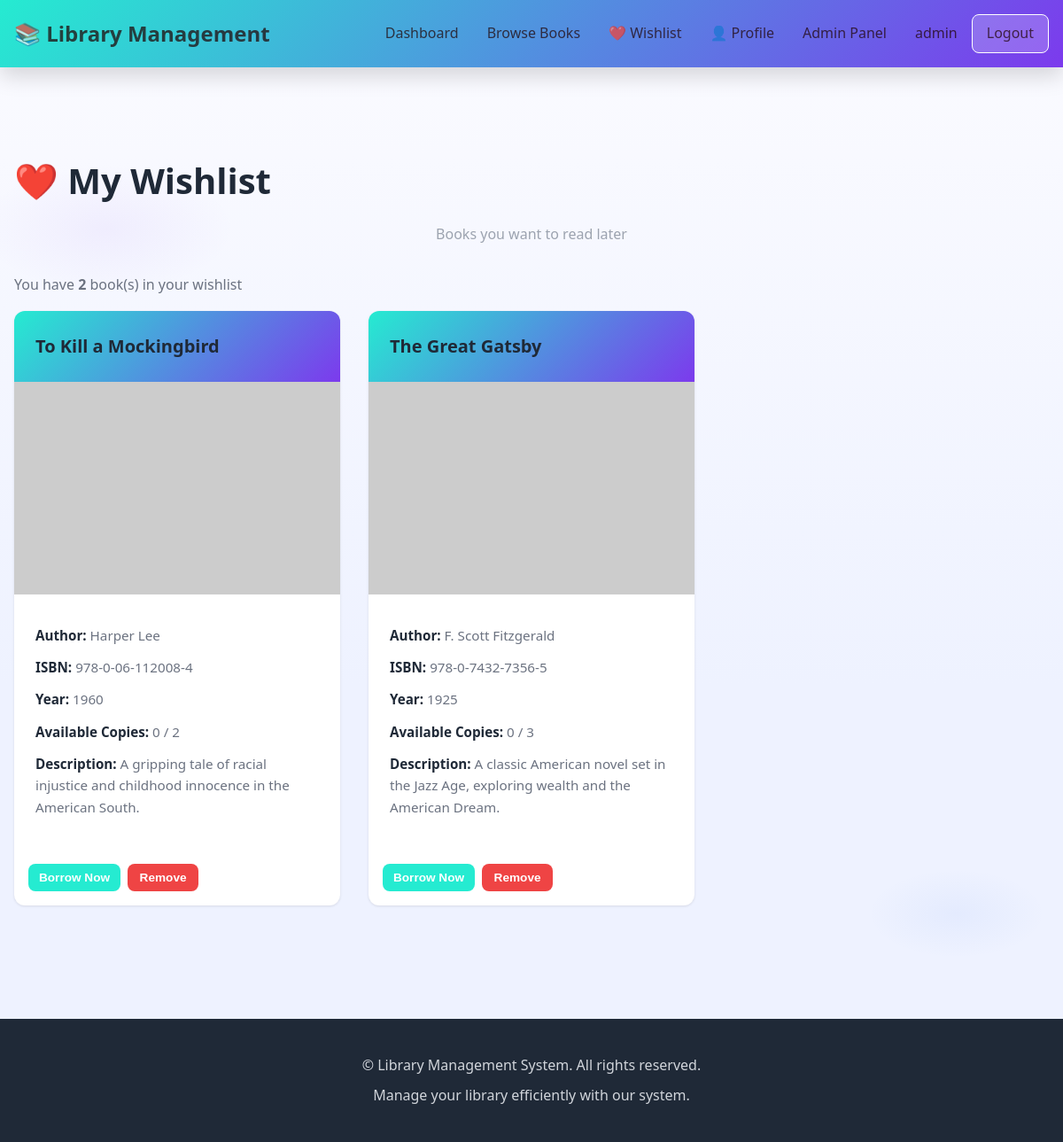
The page /wishlist (signed in) on the database its author committed.
### models.py (models this page shows, shortened)
class User(db.Model):
    __tablename__ = 'users'
    id = db.Column(db.Integer, primary_key=True)
    username = db.Column(db.String(80), unique=True, nullable=False, index=True)
    email = db.Column(db.String(120), unique=True, nullable=False, index=True)
    password = db.Column(db.String(255), nullable=False)
    is_admin = db.Column(db.Boolean, default=False)
    created_at = db.Column(db.DateTime, default=datetime.now)
    updated_at = db.Column(db.DateTime, default=datetime.now, onupdate=datetime.now)
    borrowings = db.relationship('Borrowing', backref='user', lazy=True, cascade='all, delete-orphan')

class Wishlist(db.Model):
    __tablename__ = 'wishlists'
    id = db.Column(db.Integer, primary_key=True)
    user_id = db.Column(db.Integer, db.ForeignKey('users.id'), nullable=False, index=True)
    book_id = db.Column(db.Integer, db.ForeignKey('books.id'), nullable=False, index=True)
    added_at = db.Column(db.DateTime, default=datetime.now)
    user = db.relationship('User', backref='wishlist')
    book = db.relationship('Book', backref='wishlisted_by')
    __table_args__ = (db.UniqueConstraint('user_id', 'book_id', name='_user_book_uc'),)

class Book(db.Model):
    __tablename__ = 'books'
    id = db.Column(db.Integer, primary_key=True)
    title = db.Column(db.String(200), nullable=False, index=True)
    author = db.Column(db.String(120), nullable=False, index=True)
    isbn = db.Column(db.String(13), unique=True, nullable=False, index=True)
    publication_year = db.Column(db.Integer, nullable=False)
    quantity = db.Column(db.Integer, default=1)
    available = db.Column(db.Boolean, default=True)
    description = db.Column(db.Text, nullable=True)
    image_url = db.Column(db.String(512), nullable=True)
    created_at = db.Column(db.DateTime, default=datetime.now)
    updated_at = db.Column(db.DateTime, default=datetime.now, onupdate=datetime.now)
    borrowings = db.relationship('Borrowing', backref='book', lazy=True, cascade='all, delete-orphan')
    def get_available_count(self):
        borrowed_count = len([b for b in self.borrowings if b.return_date is None])
        return self.quantity - borrowed_count

class Borrowing(db.Model):
    __tablename__ = 'borrowings'
    id = db.Column(db.Integer, primary_key=True)
    user_id = db.Column(db.Integer, db.ForeignKey('users.id'), nullable=False, index=True)
    book_id = db.Column(db.Integer, db.ForeignKey('books.id'), nullable=False, index=True)
    borrow_date = db.Column(db.DateTime, default=datetime.now, nullable=False)
    due_date = db.Column(db.DateTime, nullable=False)
    return_date = db.Column(db.DateTime, nullable=True)

### app.py (the view)
@app.route('/wishlist')
def wishlist():
    if 'user_id' not in session:
        flash('Please log in first.', 'error')
        return redirect(url_for('login'))
    user = User.query.get(session['user_id'])
    wishlist_items = Wishlist.query.filter_by(user_id=user.id).all()
    return render_template('wishlist.html', wishlist_items=wishlist_items)

### app.py (called while the page is built)
@app.context_processor
def inject_user():
    user = None
    if 'user_id' in session:
        user = User.query.get(session['user_id'])
    return dict(current_user=user)

### templates/wishlist.html (shortened to what this page needs)
{% extends "base.html" %}
{% block content %}
<div class="container">
    <div class="wishlist-header">
        <h1>❤️ My Wishlist</h1>
        <p class="subtitle">Books you want to read later</p>
    </div>
    {% if wishlist_items %}
        <div class="wishlist-count">
            <p>You have <strong>{{ wishlist_items|length }}</strong> book(s) in your wishlist</p>
        </div>
        <div class="wishlist-grid">
            {% for item in wishlist_items %}
            <div class="wishlist-card">
                <div class="book-header">
                    <h3>{{ item.book.title }}</h3>
                </div>
                <div class="wishlist-media">
                    <img class="wishlist-cover" src="{{ item.book.image_url or 'https://via.placeholder.com/160x240?text=No+Cover' }}" alt="{{ item.book.title }} cover" onerror="this.src='https://via.placeholder.com/160x240?text=No+Cover'">
                </div>
                <div class="book-details">
                    <p><strong>Author:</strong> {{ item.book.author }}</p>
                    <p><strong>ISBN:</strong> {{ item.book.isbn }}</p>
                    <p><strong>Year:</strong> {{ item.book.publication_year }}</p>
                    <p><strong>Available Copies:</strong> {{ item.book.get_available_count() }} / {{ item.book.quantity }}</p>
                    {% if item.book.description %}
                    <p><strong>Description:</strong> {{ item.book.description[:200] }}{% if item.book.description|length > 200 %}...{% endif %}</p>
                    {% endif %}
                </div>
                <div class="wishlist-actions">
                    {% if item.book.available %}
                    <form method="POST" action="{{ url_for('borrow_book', book_id=item.book.id) }}" style="display:inline;">
                        <button type="submit" class="btn btn-primary btn-small">Borrow Now</button>
                    </form>
                    {% else %}
                    <button type="button" class="btn btn-disabled btn-small" disabled>Not Available</button>
                    {% endif %}
                    <form method="POST" action="{{ url_for('remove_from_wishlist', wishlist_id=item.id) }}" style="display:inline;">
                        <button type="submit" class="btn btn-danger btn-small" title="Remove from wishlist">Remove</button>
                    </form>
                </div>
            </div>
            {% endfor %}
        </div>
    {% else %}
        <div class="empty-state">
            <h2>Your wishlist is empty</h2>
            <p>Add books from the library to save them for later.</p>
            <a href="{{ url_for('books') }}" class="btn btn-primary">Browse Books</a>
        </div>
    {% endif %}
</div>
{% endblock %}

### templates/base.html (shortened to what this page needs)
<!DOCTYPE html>
<html lang="en">
<head>
    <link rel="stylesheet" href="{{ url_for('static', filename='css/style.css') }}">
</head>
<body>
    {% if session.get('user_id') %}
    <nav class="navbar">
        <div class="nav-container">
            <div class="nav-brand">
                <a href="{{ url_for('dashboard') }}">📚 Library Management</a>
            </div>
            <ul class="nav-menu">
                <li><a href="{{ url_for('dashboard') }}">Dashboard</a></li>
                <li><a href="{{ url_for('books') }}">Browse Books</a></li>
                <li><a href="{{ url_for('wishlist') }}" title="View your wishlist">❤️ Wishlist</a></li>
                <li><a href="{{ url_for('profile') }}" title="View your profile">👤 Profile</a></li>
                {% if current_user is defined and current_user.is_admin %}
                <li><a href="{{ url_for('admin_books') }}">Admin Panel</a></li>
                {% endif %}
                <li class="nav-right">
                    <span>{{ session.get('username') }}</span>
                    <a href="{{ url_for('logout') }}" class="btn-logout">Logout</a>
                </li>
            </ul>
        </div>
    </nav>
    {% endif %}
    <div class="container">
    </div>
    <main class="main-content">
        {% block content %}{% endblock %}
    </main>
    <footer class="footer">
        <div class="footer-content">
            <p>&copy; Library Management System. All rights reserved.</p>
            <p>Manage your library efficiently with our system.</p>
        </div>
    </footer>
</body>
</html>

### static/css/style.css (style rules this page uses)
:root { --primary-color: #25ebd1; --secondary-color: #7c3aed; --success-color: #10b981; --warning-color: #f59e0b; --danger-color: #ef4444; --info-color: #06b6d4; --dark-color: #1f2937; --light-color: #BBDB9B; --border-color: #e5e7eb; --shadow: 0 1px 3px rgba(0,0,0,0.1); --shadow-lg: 0 10px 25px rgba(0,0,0,0.15); --transition: all 0.3s ease; }
* { margin: 0; padding: 0; box-sizing: border-box; }
html, body { height: 100%; }
body { font-family: 'Segoe UI', Tahoma, Geneva, Verdana, sans-serif; background: radial-gradient(1200px 600px at 10% 20%, rgba(124,58,237,0.06), transparent 12%), radial-gradient(1000px 500px at 90% 80%, rgba(37,99,235,0.05), transparent 10%), linear-gradient(180deg, #fbfbff 0%, #eef2ff 60%); color: var(--dark-color); line-height: 1.6; -webkit-font-smoothing:antialiased; -moz-osx-font-smoothing:grayscale; }
h1, h2, h3, h4, h5, h6 { color: var(--dark-color); font-weight: 700; margin-bottom: 1rem; }
h1 { font-size: 2.5rem; }
h3 { font-size: 1.5rem; }
p { margin-bottom: 1rem; color: #6b7280; }
a { color: var(--primary-color); text-decoration: none; transition: var(--transition); }
.container { max-width: 1200px; margin: 0 auto; padding: 2rem 1rem; }
.navbar { background: linear-gradient(135deg, rgba(37,99,235,0.92), rgba(124,58,237,0.9)); backdrop-filter: blur(4px); }
.navbar { background: linear-gradient(135deg, var(--primary-color), var(--secondary-color)); color: rgba(31, 3, 3, 0.712); padding: 1rem 0; box-shadow: var(--shadow-lg); position: sticky; top: 0; z-index: 100; }
.nav-container { max-width: 1200px; margin: 0 auto; padding: 0 1rem; display: flex; justify-content: space-between; align-items: center; }
.nav-brand a { font-size: 1.5rem; font-weight: 700; color: rgba(31, 3, 3, 0.712); }
.nav-menu { list-style: none; display: flex; align-items: center; gap: 2rem; flex-wrap: wrap; }
.nav-menu a { color: rgba(31, 3, 3, 0.712); font-weight: 500; transition: var(--transition); }
.nav-right { margin-left: auto; display: flex; align-items: center; gap: 1rem; }
.btn-logout { background: rgba(255, 255, 255, 0.2); padding: 0.5rem 1rem; border-radius: 0.5rem; color: #BBDB9B; border: 1px solid white; }
.btn { display: inline-block; padding: 0.75rem 1.5rem; border-radius: 0.5rem; border: none; font-weight: 600; cursor: pointer; transition: var(--transition); text-align: center; font-size: 0.95rem; }
.btn-primary { background: var(--primary-color); color: white; }
.btn-danger { background: var(--danger-color); color: white; }
.btn-small { padding: 0.5rem 1rem; font-size: 0.85rem; }
.subtitle { text-align: center; color: #9ca3af; margin-bottom: 2rem; }
.book-header { background: linear-gradient(135deg, var(--primary-color), var(--secondary-color)); color: white; padding: 1.5rem; display: flex; justify-content: space-between; align-items: start; gap: 1rem; }
.book-header h3 { margin: 0; font-size: 1.25rem; }
.book-details { padding: 1.5rem; flex: 1; }
.book-details p { margin-bottom: 0.75rem; font-size: 0.95rem; }
.book-details strong { color: var(--dark-color); }
.footer { background: var(--dark-color); color: white; text-align: center; padding: 2rem 1rem; margin-top: 4rem; }
.footer-content p { color: #d1d5db; margin: 0.5rem 0; }
.main-content { flex: 1; }
.wishlist-grid { display: grid; grid-template-columns: repeat(auto-fill, minmax(300px, 1fr)); gap: 2rem; margin-bottom: 2rem; }
.wishlist-card { background: white; border-radius: 0.75rem; box-shadow: var(--shadow); overflow: hidden; transition: var(--transition); display: flex; flex-direction: column; }
.wishlist-media { position: relative; height: 250px; overflow: hidden; }
.wishlist-cover { width: 100%; height: 100%; object-fit: cover; }
.wishlist-actions { display: flex; gap: 0.5rem; padding: 0 1.5rem 1.5rem; flex-wrap: wrap; }
.wishlist-actions .btn { flex: 1; min-width: 80px; }
.btn-small { padding: 0.5rem 0.75rem; font-size: 0.85rem; width: 100%; }
.wishlist-cover { width: 100%; height: 240px; object-fit: cover; }
.wishlist-actions { display: flex; gap: 0.5rem; padding: 1rem; flex-wrap: wrap; }

### rows shown on the page
User: get "admin"
Wishlist: book "To Kill a Mockingbird", book.author "Harper Lee", book.isbn "978-0-06-112008-4", book.publication_year "1960", book.get_available_count "0", book.quantity "2", book "A gripping tale of racial injustice and childhood innocence in the American South."
Wishlist: book "The Great Gatsby", book.author "F. Scott Fitzgerald", book.isbn "978-0-7432-7356-5", book.publication_year "1925", book.get_available_count "0", book.quantity "3", book "A classic American novel set in the Jazz Age, exploring wealth and the American Dream."

### other values the page prints
{{ wishlist_items|length }} "2"
